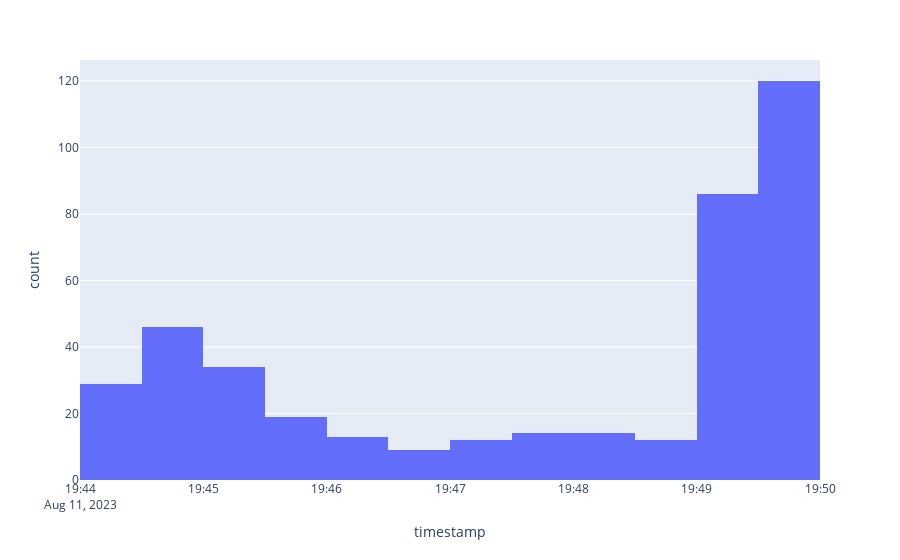

Notebook code for this chart:
### Code cell
import plotly.express as px

display(px.histogram(trades, x="timestamp"))

trades.sort_values('timestamp', inplace=True)
# data.to_parquet('connector_latency_v2.parquet', allow_truncated_timestamps=True, coerce_timestamps="us")

# Very slow
# display(px.line(data, x=data.index, y='mid_price', color='connector'))

### Figure 1 — Plotly figure (JSON) as saved in the notebook; plotly's stock layout.template omitted (floating-point values rounded to 4 significant figures; data arrays with more than 128 entries replaced by an {"elided": "..."} marker saying what was removed)
{"data": [{"alignmentgroup": "True", "bingroup": "x", "hovertemplate": "timestamp=%{x}<br>count=%{y}<extra></extra>", "legendgroup": "", "marker": {"color": "#636efa", "pattern": {"shape": ""}}, "name": "", "offsetgroup": "", "orientation": "v", "showlegend": false, "type": "histogram", "x": {"elided": "408 str values"}, "xaxis": "x", "yaxis": "y"}], "layout": {"barmode": "relative", "legend": {"tracegroupgap": 0}, "margin": {"t": 60}, "xaxis": {"anchor": "y", "domain": [0, 1], "title": {"text": "timestamp"}}, "yaxis": {"anchor": "x", "domain": [0, 1], "title": {"text": "count"}}}}
